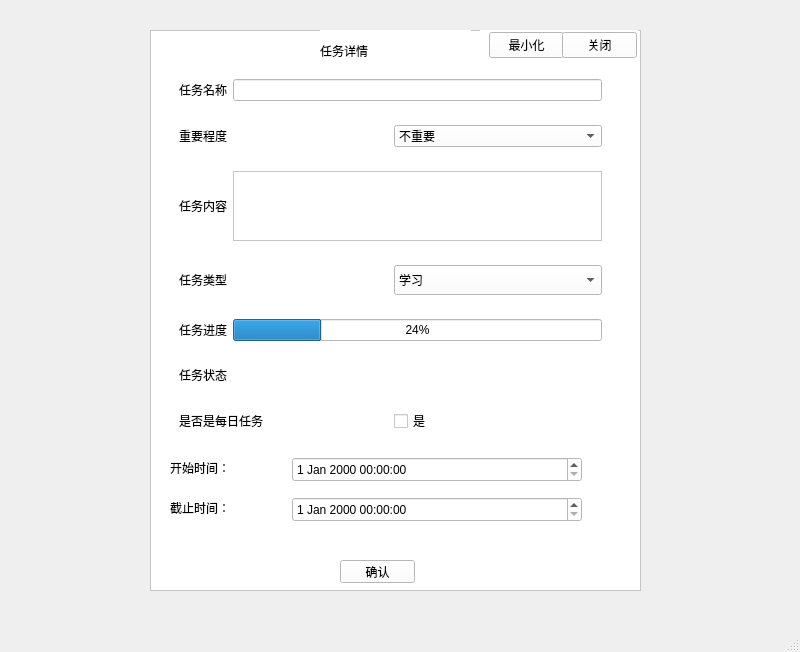
<?xml version="1.0" encoding="UTF-8"?>
<ui version="4.0">
 <class>DisplayTaskWindow</class>
 <widget class="QMainWindow" name="DisplayTaskWindow">
  <property name="enabled">
   <bool>true</bool>
  </property>
  <property name="geometry">
   <rect>
    <x>0</x>
    <y>0</y>
    <width>800</width>
    <height>652</height>
   </rect>
  </property>
  <property name="windowTitle">
   <string>MainWindow</string>
  </property>
  <widget class="QWidget" name="centralwidget">
   <widget class="QFrame" name="frame">
    <property name="geometry">
     <rect>
      <x>150</x>
      <y>30</y>
      <width>491</width>
      <height>561</height>
     </rect>
    </property>
    <property name="styleSheet">
     <string notr="true">background-color: rgb(255, 255, 255);</string>
    </property>
    <property name="frameShape">
     <enum>QFrame::StyledPanel</enum>
    </property>
    <property name="frameShadow">
     <enum>QFrame::Raised</enum>
    </property>
    <widget class="QLabel" name="label">
     <property name="geometry">
      <rect>
       <x>170</x>
       <y>0</y>
       <width>151</width>
       <height>41</height>
      </rect>
     </property>
     <property name="styleSheet">
      <string notr="true">font: 75 20pt &quot;微软雅黑&quot;;</string>
     </property>
     <property name="text">
      <string>任务详情</string>
     </property>
    </widget>
    <widget class="QFrame" name="frame">
     <property name="geometry">
      <rect>
       <x>20</x>
       <y>40</y>
       <width>441</width>
       <height>491</height>
      </rect>
     </property>
     <layout class="QVBoxLayout" name="verticalLayout">
      <property name="leftMargin">
       <number>0</number>
      </property>
      <property name="topMargin">
       <number>0</number>
      </property>
      <property name="rightMargin">
       <number>0</number>
      </property>
      <property name="bottomMargin">
       <number>0</number>
      </property>
      <item>
       <widget class="QFrame" name="frame">
        <property name="sizePolicy">
         <sizepolicy hsizetype="Preferred" vsizetype="Expanding">
          <horstretch>0</horstretch>
          <verstretch>1</verstretch>
         </sizepolicy>
        </property>
        <layout class="QHBoxLayout" name="horizontalLayout">
         <item>
          <widget class="QLabel" name="label_2">
           <property name="text">
            <string>任务名称</string>
           </property>
          </widget>
         </item>
         <item>
          <widget class="QLineEdit" name="lineEdit_display_taskname"/>
         </item>
        </layout>
       </widget>
      </item>
      <item>
       <widget class="QFrame" name="frame">
        <property name="sizePolicy">
         <sizepolicy hsizetype="Preferred" vsizetype="Expanding">
          <horstretch>0</horstretch>
          <verstretch>1</verstretch>
         </sizepolicy>
        </property>
        <layout class="QHBoxLayout" name="horizontalLayout_5">
         <item>
          <widget class="QLabel" name="label_8">
           <property name="text">
            <string>重要程度</string>
           </property>
          </widget>
         </item>
         <item>
          <widget class="QComboBox" name="comboBox_important">
           <item>
            <property name="text">
             <string>不重要</string>
            </property>
           </item>
           <item>
            <property name="text">
             <string>一般重要</string>
            </property>
           </item>
           <item>
            <property name="text">
             <string>特别重要</string>
            </property>
           </item>
          </widget>
         </item>
        </layout>
       </widget>
      </item>
      <item>
       <widget class="QFrame" name="frame">
        <property name="sizePolicy">
         <sizepolicy hsizetype="Preferred" vsizetype="Expanding">
          <horstretch>0</horstretch>
          <verstretch>1</verstretch>
         </sizepolicy>
        </property>
        <layout class="QHBoxLayout" name="horizontalLayout_3">
         <item>
          <widget class="QLabel" name="label_3">
           <property name="text">
            <string>任务内容</string>
           </property>
          </widget>
         </item>
         <item>
          <widget class="QTextEdit" name="textEdit_task_content"/>
         </item>
        </layout>
       </widget>
      </item>
      <item>
       <widget class="QFrame" name="frame">
        <property name="sizePolicy">
         <sizepolicy hsizetype="Preferred" vsizetype="Expanding">
          <horstretch>0</horstretch>
          <verstretch>1</verstretch>
         </sizepolicy>
        </property>
        <layout class="QHBoxLayout" name="horizontalLayout_4">
         <item>
          <widget class="QLabel" name="label_5">
           <property name="text">
            <string>任务类型</string>
           </property>
          </widget>
         </item>
         <item>
          <widget class="QComboBox" name="comboBox_display_task_type">
           <property name="sizePolicy">
            <sizepolicy hsizetype="Preferred" vsizetype="Expanding">
             <horstretch>0</horstretch>
             <verstretch>1</verstretch>
            </sizepolicy>
           </property>
           <property name="minimumSize">
            <size>
             <width>0</width>
             <height>30</height>
            </size>
           </property>
           <property name="placeholderText">
            <string notr="true"/>
           </property>
           <property name="duplicatesEnabled">
            <bool>true</bool>
           </property>
           <item>
            <property name="text">
             <string>学习</string>
            </property>
           </item>
           <item>
            <property name="text">
             <string>运动</string>
            </property>
           </item>
           <item>
            <property name="text">
             <string>生活</string>
            </property>
           </item>
           <item>
            <property name="text">
             <string>休闲娱乐</string>
            </property>
           </item>
           <item>
            <property name="text">
             <string>其他</string>
            </property>
           </item>
          </widget>
         </item>
        </layout>
       </widget>
      </item>
      <item>
       <widget class="QFrame" name="frame">
        <property name="sizePolicy">
         <sizepolicy hsizetype="Preferred" vsizetype="Expanding">
          <horstretch>0</horstretch>
          <verstretch>1</verstretch>
         </sizepolicy>
        </property>
        <layout class="QHBoxLayout" name="horizontalLayout_6">
         <item>
          <widget class="QLabel" name="label_6">
           <property name="text">
            <string>任务进度</string>
           </property>
          </widget>
         </item>
         <item>
          <widget class="QProgressBar" name="progressBar_display_progress">
           <property name="value">
            <number>24</number>
           </property>
          </widget>
         </item>
        </layout>
       </widget>
      </item>
      <item>
       <widget class="QFrame" name="frame">
        <property name="sizePolicy">
         <sizepolicy hsizetype="Preferred" vsizetype="Expanding">
          <horstretch>0</horstretch>
          <verstretch>1</verstretch>
         </sizepolicy>
        </property>
        <layout class="QHBoxLayout" name="horizontalLayout_2">
         <item>
          <widget class="QLabel" name="label_4">
           <property name="text">
            <string>任务状态</string>
           </property>
          </widget>
         </item>
         <item>
          <widget class="QLabel" name="label_dispaly_state">
           <property name="text">
            <string/>
           </property>
          </widget>
         </item>
        </layout>
       </widget>
      </item>
      <item>
       <widget class="QFrame" name="frame">
        <property name="sizePolicy">
         <sizepolicy hsizetype="Preferred" vsizetype="Expanding">
          <horstretch>0</horstretch>
          <verstretch>1</verstretch>
         </sizepolicy>
        </property>
        <layout class="QHBoxLayout" name="horizontalLayout_7">
         <item>
          <widget class="QLabel" name="label_7">
           <property name="text">
            <string>是否是每日任务</string>
           </property>
          </widget>
         </item>
         <item>
          <widget class="QCheckBox" name="checkBox_is_daily">
           <property name="enabled">
            <bool>true</bool>
           </property>
           <property name="text">
            <string>是</string>
           </property>
           <property name="checkable">
            <bool>true</bool>
           </property>
           <property name="checked">
            <bool>false</bool>
           </property>
          </widget>
         </item>
        </layout>
       </widget>
      </item>
      <item>
       <widget class="QStackedWidget" name="stackedWidget_2">
        <property name="sizePolicy">
         <sizepolicy hsizetype="Preferred" vsizetype="Expanding">
          <horstretch>0</horstretch>
          <verstretch>3</verstretch>
         </sizepolicy>
        </property>
        <property name="minimumSize">
         <size>
          <width>311</width>
          <height>88</height>
         </size>
        </property>
        <property name="currentIndex">
         <number>0</number>
        </property>
        <widget class="QWidget" name="page_2">
         <widget class="QWidget" name="layoutWidget">
          <property name="geometry">
           <rect>
            <x>0</x>
            <y>0</y>
            <width>421</width>
            <height>80</height>
           </rect>
          </property>
          <layout class="QVBoxLayout" name="verticalLayout_3">
           <property name="spacing">
            <number>0</number>
           </property>
           <item>
            <widget class="QFrame" name="frame_2">
             <property name="sizePolicy">
              <sizepolicy hsizetype="Preferred" vsizetype="Expanding">
               <horstretch>0</horstretch>
               <verstretch>1</verstretch>
              </sizepolicy>
             </property>
             <property name="minimumSize">
              <size>
               <width>309</width>
               <height>36</height>
              </size>
             </property>
             <property name="styleSheet">
              <string notr="true"/>
             </property>
             <layout class="QHBoxLayout" name="horizontalLayout_9">
              <property name="leftMargin">
               <number>0</number>
              </property>
              <item>
               <widget class="QLabel" name="label_9">
                <property name="sizePolicy">
                 <sizepolicy hsizetype="Expanding" vsizetype="Preferred">
                  <horstretch>4</horstretch>
                  <verstretch>0</verstretch>
                 </sizepolicy>
                </property>
                <property name="minimumSize">
                 <size>
                  <width>60</width>
                  <height>21</height>
                 </size>
                </property>
                <property name="styleSheet">
                 <string notr="true">border:none;</string>
                </property>
                <property name="text">
                 <string>开始时间：</string>
                </property>
               </widget>
              </item>
              <item>
               <widget class="QDateTimeEdit" name="dateTimeEdit_ordinary_begin">
                <property name="sizePolicy">
                 <sizepolicy hsizetype="Expanding" vsizetype="Fixed">
                  <horstretch>10</horstretch>
                  <verstretch>0</verstretch>
                 </sizepolicy>
                </property>
                <property name="minimumSize">
                 <size>
                  <width>234</width>
                  <height>25</height>
                 </size>
                </property>
               </widget>
              </item>
             </layout>
            </widget>
           </item>
           <item>
            <widget class="QFrame" name="frame_3">
             <property name="sizePolicy">
              <sizepolicy hsizetype="Preferred" vsizetype="Expanding">
               <horstretch>0</horstretch>
               <verstretch>1</verstretch>
              </sizepolicy>
             </property>
             <property name="minimumSize">
              <size>
               <width>309</width>
               <height>36</height>
              </size>
             </property>
             <layout class="QHBoxLayout" name="horizontalLayout_10">
              <property name="leftMargin">
               <number>0</number>
              </property>
              <item>
               <widget class="QLabel" name="label_10">
                <property name="sizePolicy">
                 <sizepolicy hsizetype="Expanding" vsizetype="Preferred">
                  <horstretch>4</horstretch>
                  <verstretch>0</verstretch>
                 </sizepolicy>
                </property>
                <property name="minimumSize">
                 <size>
                  <width>60</width>
                  <height>21</height>
                 </size>
                </property>
                <property name="text">
                 <string>截止时间：</string>
                </property>
               </widget>
              </item>
              <item>
               <widget class="QDateTimeEdit" name="dateTimeEdit_ordinary_end">
                <property name="sizePolicy">
                 <sizepolicy hsizetype="Expanding" vsizetype="Fixed">
                  <horstretch>10</horstretch>
                  <verstretch>0</verstretch>
                 </sizepolicy>
                </property>
                <property name="minimumSize">
                 <size>
                  <width>234</width>
                  <height>25</height>
                 </size>
                </property>
               </widget>
              </item>
             </layout>
            </widget>
           </item>
          </layout>
         </widget>
        </widget>
        <widget class="QWidget" name="page_3">
         <widget class="QWidget" name="layoutWidget_2">
          <property name="geometry">
           <rect>
            <x>0</x>
            <y>1</y>
            <width>421</width>
            <height>101</height>
           </rect>
          </property>
          <layout class="QVBoxLayout" name="verticalLayout_2">
           <property name="spacing">
            <number>0</number>
           </property>
           <item>
            <widget class="QFrame" name="frame_4">
             <layout class="QHBoxLayout" name="horizontalLayout_11">
              <property name="leftMargin">
               <number>2</number>
              </property>
              <property name="topMargin">
               <number>0</number>
              </property>
              <property name="rightMargin">
               <number>0</number>
              </property>
              <property name="bottomMargin">
               <number>0</number>
              </property>
              <item>
               <widget class="QLabel" name="label_11">
                <property name="sizePolicy">
                 <sizepolicy hsizetype="Expanding" vsizetype="Preferred">
                  <horstretch>4</horstretch>
                  <verstretch>0</verstretch>
                 </sizepolicy>
                </property>
                <property name="minimumSize">
                 <size>
                  <width>60</width>
                  <height>30</height>
                 </size>
                </property>
                <property name="text">
                 <string>开始日期：</string>
                </property>
               </widget>
              </item>
              <item>
               <widget class="QDateEdit" name="dateEdit_every_begin_date">
                <property name="sizePolicy">
                 <sizepolicy hsizetype="Expanding" vsizetype="Fixed">
                  <horstretch>7</horstretch>
                  <verstretch>0</verstretch>
                 </sizepolicy>
                </property>
                <property name="minimumSize">
                 <size>
                  <width>86</width>
                  <height>25</height>
                 </size>
                </property>
               </widget>
              </item>
              <item>
               <widget class="QLabel" name="label_12">
                <property name="sizePolicy">
                 <sizepolicy hsizetype="Expanding" vsizetype="Preferred">
                  <horstretch>6</horstretch>
                  <verstretch>0</verstretch>
                 </sizepolicy>
                </property>
                <property name="minimumSize">
                 <size>
                  <width>84</width>
                  <height>30</height>
                 </size>
                </property>
                <property name="text">
                 <string>每日开始时间：</string>
                </property>
               </widget>
              </item>
              <item>
               <widget class="QTimeEdit" name="timeEdit_every_begin_time">
                <property name="sizePolicy">
                 <sizepolicy hsizetype="Expanding" vsizetype="Fixed">
                  <horstretch>5</horstretch>
                  <verstretch>0</verstretch>
                 </sizepolicy>
                </property>
                <property name="minimumSize">
                 <size>
                  <width>56</width>
                  <height>25</height>
                 </size>
                </property>
               </widget>
              </item>
             </layout>
            </widget>
           </item>
           <item>
            <widget class="QFrame" name="frame_5">
             <layout class="QHBoxLayout" name="horizontalLayout_13">
              <property name="leftMargin">
               <number>2</number>
              </property>
              <property name="topMargin">
               <number>0</number>
              </property>
              <property name="rightMargin">
               <number>0</number>
              </property>
              <property name="bottomMargin">
               <number>0</number>
              </property>
              <item>
               <widget class="QLabel" name="label_13">
                <property name="sizePolicy">
                 <sizepolicy hsizetype="Expanding" vsizetype="Preferred">
                  <horstretch>4</horstretch>
                  <verstretch>0</verstretch>
                 </sizepolicy>
                </property>
                <property name="minimumSize">
                 <size>
                  <width>60</width>
                  <height>30</height>
                 </size>
                </property>
                <property name="text">
                 <string>截止日期：</string>
                </property>
               </widget>
              </item>
              <item>
               <widget class="QDateEdit" name="dateEdit_every_end_date">
                <property name="sizePolicy">
                 <sizepolicy hsizetype="Expanding" vsizetype="Fixed">
                  <horstretch>7</horstretch>
                  <verstretch>0</verstretch>
                 </sizepolicy>
                </property>
                <property name="minimumSize">
                 <size>
                  <width>86</width>
                  <height>25</height>
                 </size>
                </property>
               </widget>
              </item>
              <item>
               <widget class="QLabel" name="label_14">
                <property name="sizePolicy">
                 <sizepolicy hsizetype="Expanding" vsizetype="Preferred">
                  <horstretch>6</horstretch>
                  <verstretch>0</verstretch>
                 </sizepolicy>
                </property>
                <property name="minimumSize">
                 <size>
                  <width>84</width>
                  <height>30</height>
                 </size>
                </property>
                <property name="text">
                 <string>每日截止时间：</string>
                </property>
               </widget>
              </item>
              <item>
               <widget class="QTimeEdit" name="timeEdit_every_end_time">
                <property name="sizePolicy">
                 <sizepolicy hsizetype="Expanding" vsizetype="Fixed">
                  <horstretch>5</horstretch>
                  <verstretch>0</verstretch>
                 </sizepolicy>
                </property>
                <property name="minimumSize">
                 <size>
                  <width>56</width>
                  <height>25</height>
                 </size>
                </property>
               </widget>
              </item>
             </layout>
            </widget>
           </item>
          </layout>
         </widget>
        </widget>
       </widget>
      </item>
     </layout>
    </widget>
    <widget class="QFrame" name="frame">
     <property name="geometry">
      <rect>
       <x>330</x>
       <y>-10</y>
       <width>158</width>
       <height>51</height>
      </rect>
     </property>
     <property name="minimumSize">
      <size>
       <width>158</width>
       <height>25</height>
      </size>
     </property>
     <property name="styleSheet">
      <string notr="true">QPushButton:hover{
	padding-left:5px;
	padding-top:5px;
}</string>
     </property>
     <layout class="QHBoxLayout" name="horizontalLayout_8">
      <item>
       <widget class="QPushButton" name="pushButton">
        <property name="minimumSize">
         <size>
          <width>75</width>
          <height>23</height>
         </size>
        </property>
        <property name="text">
         <string>最小化</string>
        </property>
       </widget>
      </item>
      <item>
       <widget class="QPushButton" name="pushButton_2">
        <property name="minimumSize">
         <size>
          <width>75</width>
          <height>23</height>
         </size>
        </property>
        <property name="text">
         <string>关闭</string>
        </property>
       </widget>
      </item>
     </layout>
    </widget>
    <widget class="QPushButton" name="pushButton_display_ensure">
     <property name="geometry">
      <rect>
       <x>190</x>
       <y>530</y>
       <width>75</width>
       <height>23</height>
      </rect>
     </property>
     <property name="text">
      <string>确认</string>
     </property>
    </widget>
   </widget>
  </widget>
  <widget class="QStatusBar" name="statusbar"/>
 </widget>
 <resources/>
 <connections>
  <connection>
   <sender>pushButton</sender>
   <signal>clicked()</signal>
   <receiver>DisplayTaskWindow</receiver>
   <slot>showMinimized()</slot>
   <hints>
    <hint type="sourcelabel">
     <x>515</x>
     <y>56</y>
    </hint>
    <hint type="destinationlabel">
     <x>452</x>
     <y>40</y>
    </hint>
   </hints>
  </connection>
  <connection>
   <sender>pushButton_2</sender>
   <signal>clicked()</signal>
   <receiver>DisplayTaskWindow</receiver>
   <slot>close()</slot>
   <hints>
    <hint type="sourcelabel">
     <x>636</x>
     <y>56</y>
    </hint>
    <hint type="destinationlabel">
     <x>682</x>
     <y>53</y>
    </hint>
   </hints>
  </connection>
 </connections>
</ui>
